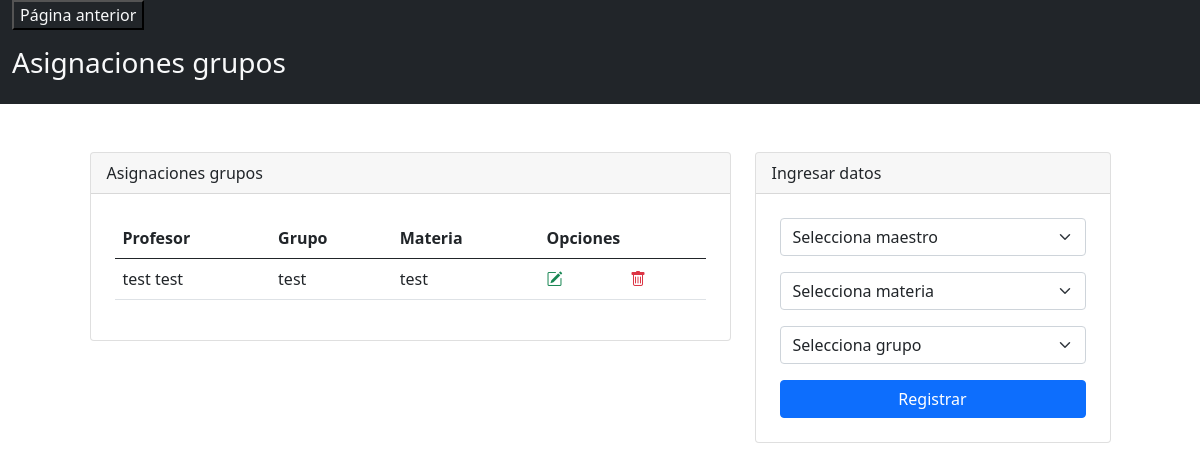
The app's page /admin/asignaciones/asignaciones.php with its own data.
### tables this page shows
CREATE TABLE `asignacion` (
  `id` int(11) NOT NULL,
  `idgrupo` int(11) DEFAULT NULL,
  `iduser` int(11) DEFAULT NULL,
  `primer_parcial` double DEFAULT 0,
  `segundo_parcial` double DEFAULT 0,
  `tercer_parcial` double DEFAULT 0,
  `idmateria` int(11) DEFAULT NULL,
  `activo` int(11) NOT NULL
);

CREATE TABLE `user` (
  `id` int(11) NOT NULL,
  `user` varchar(100) NOT NULL,
  `password` varchar(200) NOT NULL,
  `nombre` varchar(200) NOT NULL,
  `apellidos` varchar(200) NOT NULL,
  `registro` varchar(100) NOT NULL,
  `tipo` varchar(100) NOT NULL,
  `grado` int(11) DEFAULT NULL,
  `activo` int(11) NOT NULL
);

CREATE TABLE `grupo` (
  `id` int(11) NOT NULL,
  `nombre` varchar(100) NOT NULL,
  `fecha` timestamp NOT NULL DEFAULT current_timestamp() ON UPDATE current_timestamp(),
  `grado` int(11) NOT NULL,
  `activo` int(11) NOT NULL
);

CREATE TABLE `materia` (
  `id` int(11) NOT NULL,
  `nombre` varchar(200) NOT NULL,
  `idcategoria` int(11) DEFAULT NULL,
  `activo` int(11) NOT NULL
);

### admin/asignaciones/asignaciones.php (the view, shortened to what this page needs)
<?php
    include("../../config/db.php");
    ?>
<!DOCTYPE html>
<html lang="es">
<head>
    <link rel="stylesheet" href="https://cdn.jsdelivr.net/npm/bootstrap@5.0.2/dist/css/bootstrap.min.css">
    <link rel="stylesheet" href="https://cdn.jsdelivr.net/npm/bootstrap-icons@1.5.0/font/bootstrap-icons.css">
</head>
<body>
    <?php
    $query = "select a.id as id, u.nombre as maestro_nombre, u.apellidos as maestro_apellidos, g.nombre as grupo, m.nombre as materia from asignacion as a inner join user as u on u.id=a.iduser inner join grupo as g on g.id=a.idgrupo inner join materia as m on m.id=a.idmateria where u.tipo='maestro' and a.activo=1";
    $asignaciones = mysqli_query($connection, $query);
    ?>
<div class="container-fluid  text-light bg-dark">
    <div>
    <td>
<a href="../dashboard.php" ><input type="button" class="text-light bg-dark" value="Página anterior"></a>
    </div>
    <div class = "row">
            <div class="col-md">
                <header class="py-3">
                    <h3>Asignaciones grupos</h3>
                </header>
            </div>
    </div>
</div>
<div class="container mt-5">
    <div class="row justify-content-center">
        <div class="col-md-7">
            <div class="card">
                <div class="card-header">
                    Asignaciones grupos
                </div>
                <div class="p-4">
                    <table class="table align-middle">
                        <thead>
                            <tr>
                                <th scope="col">Profesor</th>
                                <th scope="col">Grupo</th>
                                <th scope="col">Materia</th>
                                <th scope="col" colspan="2">Opciones</th>
                            </tr>
                        </thead>
                        <tbody>
                        <?php
                                foreach ($asignaciones as $dato) {
                            ?>
                            <tr>
                                <td><?php echo $dato['maestro_nombre'].' '. $dato['maestro_apellidos']; ?></td>
                                <td><?php echo $dato['grupo']; ?></td>
                                <td><?php echo $dato['materia']; ?></td>
                                <td><a class="text-success" href="editar.php?codigo=<?php echo $dato['id']; ?>"><i class="bi bi-pencil-square"></i></a></td>
                                <td><a class="text-danger" href="./delete.php?id=<?php echo $dato['id']; ?>"><i class="bi bi-trash"></i></a></td>
                            </tr>
                            <?php
                                }
                            ?>
                        </tbody>
                    </table>
                </div>
            </div>
        </div>
        <div class="col-md-4">
            <div class="card">
                <div class="card-header">
                    Ingresar datos
                </div>
                <form class="p-4" method="POST" action="registrar.php">
                    <div class="mb-3">
                    <select name="txtMaestro" class="form-select form-select-md" aria-label=".form-select-sm example">
                        <option selected>Selecciona maestro</option>
                    </select>
                    </div>
                    <div class="mb-3">
                    <select name="txtMateria" class="form-select form-select-md" aria-label=".form-select-sm example">
                        <option selected>Selecciona materia</option>
                    </select>
                    </div>
                    <div class="mb-3">
                    <select name="txtGrupo" class="form-select form-select-md" aria-label=".form-select-sm example">
                        <option selected>Selecciona grupo</option>
                    </select>
                    </div>
                    <div class="d-grid">
                        <input type="submit" class="btn btn-primary" value="Registrar">
                    </div>
                </form>
            </div>
        </div>
    </div>
</div>
</body>
</html>

### records on screen
asignacion: iduser.nombre "test", iduser.apellidos "test", idgrupo.nombre "test", idmateria.nombre "test"
